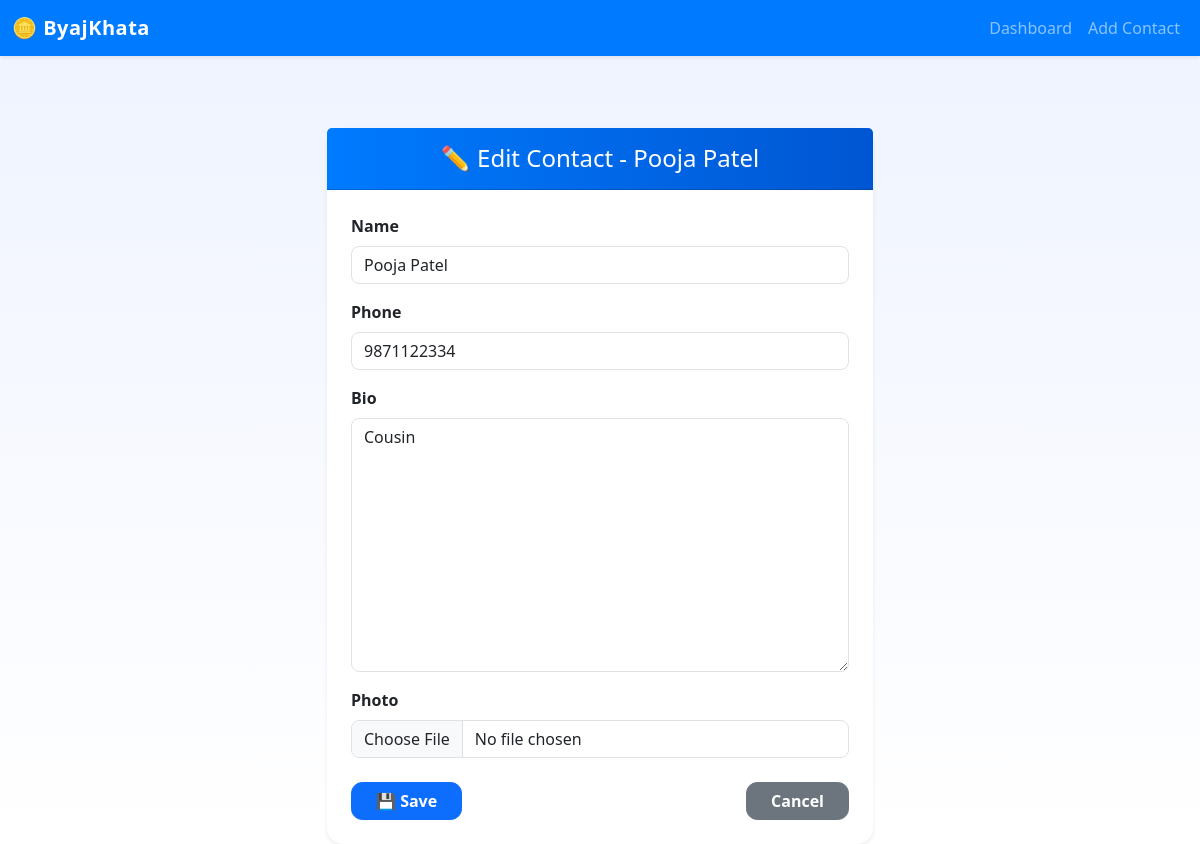
Page /contact/15/edit/ on the committed database.
### core/models.py (models this page shows, shortened)
class Contact(models.Model):
    owner = models.ForeignKey(User, on_delete=models.CASCADE)
    name = models.CharField(max_length=255)
    phone = models.CharField(max_length=15)
    bio = models.TextField(blank=True, null=True)
    photo = models.ImageField(upload_to='contacts/', blank=True, null=True)

### core/views.py (the view)
# urls.py: path('contact/<int:contact_id>/edit/', views.edit_contact, name='edit_contact'),
def edit_contact(request, contact_id):
    contact = get_object_or_404(Contact, pk=contact_id)
    if request.method == 'POST':
        form = ContactForm(request.POST, request.FILES, instance=contact)
        if form.is_valid():
            form.save()
            return redirect('contact_detail', contact_id=contact.id)
    else:
        form = ContactForm(instance=contact)
    return render(request, 'core/edit_contact.html', {'form': form, 'contact': contact})

### core/forms.py
class ContactForm(forms.ModelForm):
    class Meta:
        model = Contact
        fields = ['name', 'phone', 'bio', 'photo']

### core/templates/core/edit_contact.html (shortened to what this page needs)
{% load widget_tweaks %}
<!DOCTYPE html>
<html lang="en">
  <head>
    <link
      href="https://cdn.jsdelivr.net/npm/bootstrap@5.3.0/dist/css/bootstrap.min.css"
      rel="stylesheet"
    />
  </head>
  <body>
    <nav class="navbar navbar-expand-lg navbar-dark fixed-top shadow-sm">
      <div class="container-fluid">
        <a class="navbar-brand" href="{% url 'dashboard' %}">🪙 ByajKhata</a>
        <div class="collapse navbar-collapse" id="navbarNav">
          <ul class="navbar-nav ms-auto">
            <li class="nav-item">
              <a
                class="nav-link {% if request.resolver_match.url_name == 'dashboard' %}active{% endif %}"
                href="{% url 'dashboard' %}"
                >Dashboard</a
              >
            </li>
            <li class="nav-item">
              <a
                class="nav-link {% if request.resolver_match.url_name == 'add_contact' %}active{% endif %}"
                href="{% url 'add_contact' %}"
                >Add Contact</a
              >
            </li>
          </ul>
        </div>
      </div>
    </nav>
    <div class="container mt-5">
      <div class="row justify-content-center">
        <div class="col-md-7 col-lg-6">
          <div class="card shadow-sm">
            <div class="card-header text-white text-center py-3">
              <h4 class="mb-0">✏️ Edit Contact - {{ contact.name }}</h4>
            </div>
            <div class="card-body p-4">
              <form method="post" enctype="multipart/form-data">
                {% for field in form %}
                <div class="mb-3">
                  <label class="form-label fw-semibold">{{ field.label }}</label>
                  {{ field|add_class:"form-control" }}
                </div>
                {% endfor %}
                <div class="d-flex justify-content-between mt-4">
                  <button type="submit" class="btn btn-primary px-4">
                    💾 Save
                  </button>
                  <a
                    href="{% url 'contact_detail' contact.id %}"
                    class="btn btn-secondary px-4"
                    >Cancel</a
                  >
                </div>
              </form>
            </div>
          </div>
        </div>
      </div>
    </div>
  </body>
</html>

### core/templates/core/edit_contact.html (style rules this page uses)
body { background: linear-gradient(180deg, #eef3ff 0%, #ffffff 100%); font-family: "Segoe UI", sans-serif; padding-top: 80px; }
.navbar { background: #007bff; }
.navbar-brand { font-weight: 600; letter-spacing: 0.5px; }
.card { border-radius: 1rem; box-shadow: 0 0.5rem 1rem rgba(0, 0, 0, 0.1); border: none; }
.card-header { border-radius: 1rem 1rem 0 0; background: linear-gradient(90deg, #007bff, #0056d2); }
.btn-primary { border-radius: 0.7rem; font-weight: 600; }
.btn-secondary { border-radius: 0.7rem; font-weight: 600; }
.form-control { border-radius: 0.5rem; }

### rows in the picture
Contact: name "Pooja Patel", form "Pooja Patel" "9871122334" "Cousin"

### other values in the picture
{{ field.label }} "Name" "Phone" "Bio" "Photo"
